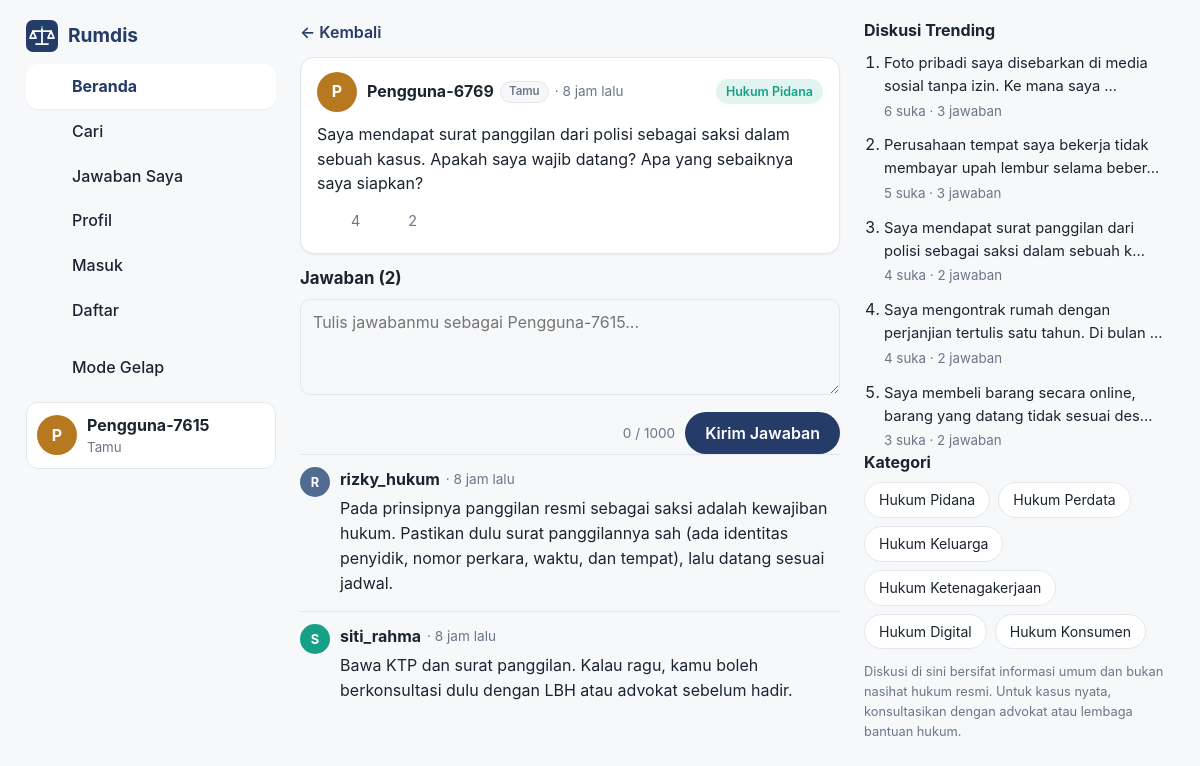
The app's page /detail-post.php?id=1 with its own data.
### tables this page shows
CREATE TABLE posts (
    id          INT UNSIGNED NOT NULL AUTO_INCREMENT,
    user_id     INT UNSIGNED NOT NULL,
    category_id INT UNSIGNED NOT NULL,
    content     TEXT         NOT NULL,
    created_at  DATETIME     NOT NULL DEFAULT CURRENT_TIMESTAMP,
    updated_at  DATETIME     NULL,
    PRIMARY KEY (id),
    KEY idx_posts_user (user_id),
    KEY idx_posts_category (category_id),
    KEY idx_posts_created (created_at),
    CONSTRAINT fk_posts_user     FOREIGN KEY (user_id)     REFERENCES users (id)      ON DELETE CASCADE,
    CONSTRAINT fk_posts_category FOREIGN KEY (category_id) REFERENCES categories (id) ON DELETE RESTRICT
);

CREATE TABLE users (
    id            INT UNSIGNED NOT NULL AUTO_INCREMENT,
    username      VARCHAR(30)  NOT NULL,
    email         VARCHAR(100) NULL,
    password_hash VARCHAR(255) NULL,
    is_guest      TINYINT(1)   NOT NULL DEFAULT 1,
    avatar_color  VARCHAR(7)   NOT NULL DEFAULT '#253B68',
    created_at    DATETIME     NOT NULL DEFAULT CURRENT_TIMESTAMP,
    PRIMARY KEY (id),
    UNIQUE KEY uq_users_username (username),
    UNIQUE KEY uq_users_email (email)
);

CREATE TABLE categories (
    id   INT UNSIGNED NOT NULL AUTO_INCREMENT,
    name VARCHAR(50)  NOT NULL,
    slug VARCHAR(50)  NOT NULL,
    PRIMARY KEY (id),
    UNIQUE KEY uq_categories_name (name),
    UNIQUE KEY uq_categories_slug (slug)
);

CREATE TABLE replies (
    id         INT UNSIGNED NOT NULL AUTO_INCREMENT,
    post_id    INT UNSIGNED NOT NULL,
    user_id    INT UNSIGNED NOT NULL,
    content    TEXT         NOT NULL,
    created_at DATETIME     NOT NULL DEFAULT CURRENT_TIMESTAMP,
    PRIMARY KEY (id),
    KEY idx_replies_post (post_id),
    KEY idx_replies_user (user_id),
    CONSTRAINT fk_replies_post FOREIGN KEY (post_id) REFERENCES posts (id) ON DELETE CASCADE,
    CONSTRAINT fk_replies_user FOREIGN KEY (user_id) REFERENCES users (id) ON DELETE CASCADE
);

### includes/init.php (called while the page is built, shortened)
<?php
require_once __DIR__ . '/../config/database.php';
require_once __DIR__ . '/functions.php';
try {
    $pdo = getDatabase();
    $currentUser = getCurrentUser($pdo);
} catch (PDOException $error) {
    if (defined('IS_API')) {
        jsonResponse(['success' => false, 'message' => 'Website belum bisa terhubung ke database. Pastikan MySQL sudah aktif dan pengaturan database sudah benar.'], 500);
    }
    http_response_code(500);
    echo '<h1>Database tidak dapat terhubung</h1>';
    echo '<p>Maaf, website belum bisa terhubung ke database. Silakan pastikan MySQL sudah aktif dan database <b>ruang_hukum</b> sudah tersedia. Jika masih mengalami masalah, periksa kembali pengaturan koneksi database pada file <code>config/database.php</code>.</p>';
    exit;
}

### includes/reply_item.php (the view, shortened to what this page needs)
<?php
function renderReplyItem(array $reply, int $viewerId, string $from = 'detail'): void
{
    $replyId = (int) $reply['id'];
    ?>
    <div class="reply-item" id="reply-<?= $replyId ?>">
        <?= renderAvatar($reply['username'], $reply['avatar_color'], 'sm') ?>
        <div class="reply-body">
            <div class="reply-meta">
                <a class="post-user" href="profile.php?id=<?= (int) $reply['user_id'] ?>"><?= e($reply['username']) ?></a>
                <span class="post-time">&middot; <?= e(timeAgo($reply['created_at'])) ?></span>
            </div>
            <p class="reply-text"><?= nl2br(e($reply['content'])) ?></p>
        </div>
    </div>
    <?php
}

### includes/functions.php (shortened to what this page needs)
<?php
function e($text): string
{
    return htmlspecialchars((string) $text, ENT_QUOTES, 'UTF-8');
}
function timeAgo(string $datetime): string
{
    $selisih = time() - strtotime($datetime);
    if ($selisih < 86400) {
        return floor($selisih / 3600) . ' jam lalu';
    }
    return date('d M Y', strtotime($datetime));
}
function excerpt(string $text, int $maxLength = 120): string
{
    $text = trim(preg_replace('/\s+/', ' ', $text));
    return mb_substr($text, 0, $maxLength) . '...';
}
function getCurrentUser(PDO $pdo): array
{
    return createGuestUser($pdo);
}
function createGuestUser(PDO $pdo): array
{
    $warna = ['#253B68', '#526B91', '#16A085', '#8E44AD', '#D35400', '#2C7A7B', '#B7791F'];
    for ($percobaan = 0; $percobaan < 20; $percobaan++) {
        $username = 'Pengguna-' . random_int(1000, 9999);
        $cek = $pdo->prepare('SELECT COUNT(*) FROM users WHERE username = :username');
        $cek->execute([':username' => $username]);
        if ((int) $cek->fetchColumn() === 0) {
            break;
        }
        $username = 'Pengguna-' . random_int(100000, 999999);
    }
    $stmt = $pdo->prepare(
        'INSERT INTO users (username, is_guest, avatar_color) VALUES (:username, 1, :warna)'
    );
    $warnaDipilih = $warna[array_rand($warna)];
    $stmt->execute([
        ':username' => $username,
        ':warna'    => $warnaDipilih,
    ]);
    return [
        'id'           => $_SESSION['user_id'],
        'username'     => $username,
        'email'        => null,
        'is_guest'     => 1,
        'avatar_color' => $warnaDipilih,
        'created_at'   => date('Y-m-d H:i:s'),
    ];
}
function getCategories(PDO $pdo): array
{
    return $pdo->query('SELECT id, name, slug FROM categories ORDER BY id')->fetchAll();
}
function fetchPosts(PDO $pdo, int $viewerId, array $options = []): array
{
    $search       = trim($options['search'] ?? '');
    $categorySlug = $options['category'] ?? '';
    $userId       = (int) ($options['user_id'] ?? 0);
    $postId       = (int) ($options['post_id'] ?? 0);
    $sort         = $options['sort'] ?? 'terbaru';
    $limit        = max(1, min(100, (int) ($options['limit'] ?? 50)));
    $urutan = [
        'terbaru'    => 'p.created_at DESC, p.id DESC',
        'terpopuler' => 'like_count DESC, p.created_at DESC',
        'dijawab'    => 'reply_count DESC, p.created_at DESC',
        'trending'   => '(like_count + reply_count * 2) DESC, p.created_at DESC',
    ];
    $orderBy = $urutan[$sort] ?? $urutan['terbaru'];
    $kondisi = [];
    $params  = [':viewer' => $viewerId];
    if ($postId > 0) {
        $kondisi[] = 'p.id = :post_id';
        $params[':post_id'] = $postId;
    }
    $where = $kondisi ? 'WHERE ' . implode(' AND ', $kondisi) : '';
    $sql = "SELECT p.id, p.user_id, p.category_id, p.content, p.created_at, p.updated_at,
                   u.username, u.avatar_color, u.is_guest,
                   c.name AS category_name, c.slug AS category_slug,
                   (SELECT COUNT(*) FROM likes l WHERE l.post_id = p.id) AS like_count,
                   (SELECT COUNT(*) FROM replies r WHERE r.post_id = p.id) AS reply_count,
                   (SELECT COUNT(*) FROM likes lm WHERE lm.post_id = p.id AND lm.user_id = :viewer) AS liked_by_me
            FROM posts p
            JOIN users u ON u.id = p.user_id
            JOIN categories c ON c.id = p.category_id
            $where
            ORDER BY $orderBy
            LIMIT $limit";
    $stmt = $pdo->prepare($sql);
    $stmt->execute($params);
    return $stmt->fetchAll();
}
function fetchReplies(PDO $pdo, int $postId): array
{
    $stmt = $pdo->prepare(
        'SELECT r.id, r.post_id, r.user_id, r.content, r.created_at,
                u.username, u.avatar_color, u.is_guest
         FROM replies r
         JOIN users u ON u.id = r.user_id
         WHERE r.post_id = :post_id
         ORDER BY r.created_at ASC, r.id ASC'
    );
    $stmt->execute([':post_id' => $postId]);
    return $stmt->fetchAll();
}
function renderAvatar(string $username, string $color, string $size = 'md'): string
{
    $huruf = mb_strtoupper(mb_substr($username, 0, 1));
    return '<span class="avatar avatar-' . e($size) . '" style="background:' . $color . '">' . e($huruf) . '</span>';
}
function icon(string $name): string
{
    $paths = [
        'home'    => '<path d="M3 9l9-7 9 7v11a2 2 0 0 1-2 2H5a2 2 0 0 1-2-2z"/><polyline points="9 22 9 12 15 12 15 22"/>',
        'search'  => '<circle cx="11" cy="11" r="8"/><line x1="21" y1="21" x2="16.65" y2="16.65"/>',
        'user'    => '<path d="M20 21v-2a4 4 0 0 0-4-4H8a4 4 0 0 0-4 4v2"/><circle cx="12" cy="7" r="4"/>',
        'message' => '<path d="M21 15a2 2 0 0 1-2 2H7l-4 4V5a2 2 0 0 1 2-2h14a2 2 0 0 1 2 2z"/>',
        'heart'   => '<path d="M20.84 4.61a5.5 5.5 0 0 0-7.78 0L12 5.67l-1.06-1.06a5.5 5.5 0 0 0-7.78 7.78l1.06 1.06L12 21.23l7.78-7.78 1.06-1.06a5.5 5.5 0 0 0 0-7.78z"/>',
        'logout'  => '<path d="M9 21H5a2 2 0 0 1-2-2V5a2 2 0 0 1 2-2h4"/><polyline points="16 17 21 12 16 7"/><line x1="21" y1="12" x2="9" y2="12"/>',
        'login'   => '<path d="M15 3h4a2 2 0 0 1 2 2v14a2 2 0 0 1-2 2h-4"/><polyline points="10 17 15 12 10 7"/><line x1="15" y1="12" x2="3" y2="12"/>',
        'moon'    => '<path d="M21 12.79A9 9 0 1 1 11.21 3 7 7 0 0 0 21 12.79z"/>',
        'edit'    => '<path d="M12 20h9"/><path d="M16.5 3.5a2.121 2.121 0 0 1 3 3L7 19l-4 1 1-4L16.5 3.5z"/>',
        'trash'   => '<polyline points="3 6 5 6 21 6"/><path d="M19 6l-1 14a2 2 0 0 1-2 2H8a2 2 0 0 1-2-2L5 6"/><path d="M10 11v6"/><path d="M14 11v6"/><path d="M9 6V4a1 1 0 0 1 1-1h4a1 1 0 0 1 1 1v2"/>',
    ];
    $isi = $paths[$name] ?? '';
    return '<svg class="icon" viewBox="0 0 24 24" fill="none" stroke="currentColor" stroke-width="2" stroke-linecap="round" stroke-linejoin="round" aria-hidden="true">' . $isi . '</svg>';
}

### detail-post.php (shortened to what this page needs)
<?php
require_once __DIR__ . '/includes/init.php';
require_once __DIR__ . '/includes/post_card.php';
require_once __DIR__ . '/includes/reply_item.php';
$postId = (int) ($_GET['id'] ?? 0);
$posts  = $postId > 0 ? fetchPosts($pdo, (int) $currentUser['id'], ['post_id' => $postId, 'limit' => 1]) : [];
$post    = $posts[0];
$replies = fetchReplies($pdo, $postId);
include __DIR__ . '/includes/header.php';
?>
<a class="back-link" href="index.php">&larr; Kembali</a>
<?php renderPostCard($post, (int) $currentUser['id'], true, 'index.php'); ?>
<section class="card" id="jawaban">
    <h2 class="section-title">Jawaban (<span id="reply-count"><?= count($replies) ?></span>)</h2>
    <form id="reply-form" data-post-id="<?= $postId ?>" novalidate>
        <textarea id="reply-content" name="content" rows="3" maxlength="1000"
                  placeholder="Tulis jawabanmu sebagai <?= e($currentUser['username']) ?>..."></textarea>
        <div class="compose-bottom">
            <span class="char-counter" id="reply-counter">0 / 1000</span>
            <button type="submit" class="button">Kirim Jawaban</button>
        </div>
    </form>
    <div class="reply-list" id="reply-list">
        <?php foreach ($replies as $reply): ?>
            <?php renderReplyItem($reply, (int) $currentUser['id'], 'detail'); ?>
        <?php endforeach; ?>
    </div>
</section>
<?php include __DIR__ . '/includes/footer.php'; ?>

### includes/post_card.php (shortened to what this page needs)
<?php
function renderPostCard(array $post, int $viewerId, bool $detail = false, string $returnTo = 'index.php'): void
{
    $isLiked  = ((int) $post['liked_by_me'] > 0);
    $postId   = (int) $post['id'];
    $detailUrl = 'detail-post.php?id=' . $postId;
    ?>
    <article class="post-card" id="post-<?= $postId ?>">
        <div class="post-head">
            <?= renderAvatar($post['username'], $post['avatar_color']) ?>
            <div class="post-meta">
                <a class="post-user" href="profile.php?id=<?= (int) $post['user_id'] ?>"><?= e($post['username']) ?></a>
                <?php if ((int) $post['is_guest'] === 1): ?><span class="badge">Tamu</span><?php endif; ?>
                <span class="post-time">&middot; <?= e(timeAgo($post['created_at'])) ?><?= !empty($post['updated_at']) ? ' (diedit)' : '' ?></span>
            </div>
            <a class="category-tag" href="index.php?kategori=<?= e($post['category_slug']) ?>"><?= e($post['category_name']) ?></a>
        </div>
        <?php if ($detail): ?>
            <p class="post-content"><?= nl2br(e($post['content'])) ?></p>
        <?php else: ?>
            <a class="post-link" href="<?= $detailUrl ?>">
                <p class="post-content clamp"><?= nl2br(e($post['content'])) ?></p>
            </a>
        <?php endif; ?>
        <div class="post-actions">
            <button type="button" class="action-button like-btn <?= $isLiked ? 'liked' : '' ?>"
                    data-post-id="<?= $postId ?>" aria-pressed="<?= $isLiked ? 'true' : 'false' ?>" aria-label="Suka">
                <?= icon('heart') ?> <span class="like-count"><?= (int) $post['like_count'] ?></span>
            </button>
            <a class="action-button" href="<?= $detailUrl ?>#jawaban" aria-label="Jawaban">
                <?= icon('message') ?> <span><?= (int) $post['reply_count'] ?></span>
            </a>
        </div>
    </article>
    <?php
}

### includes/footer.php (shortened to what this page needs)
<?php
$sidebarCategories = getCategories($pdo);
$trendingPosts     = fetchPosts($pdo, (int) $currentUser['id'], ['sort' => 'trending', 'limit' => 5]);
?>
    </main>
    <aside class="sidebar-right">
        <section class="side-card">
            <h2>Diskusi Trending</h2>
            <ol class="trending-list">
                <?php foreach ($trendingPosts as $trending): ?>
                    <li>
                        <a href="detail-post.php?id=<?= (int) $trending['id'] ?>">
                            <?= e(excerpt($trending['content'], 70)) ?>
                        </a>
                        <small><?= (int) $trending['like_count'] ?> suka &middot; <?= (int) $trending['reply_count'] ?> jawaban</small>
                    </li>
                <?php endforeach; ?>
            </ol>
        </section>
        <section class="side-card">
            <h2>Kategori</h2>
            <div class="chip-list">
                <?php foreach ($sidebarCategories as $kategori): ?>
                    <a class="chip" href="index.php?kategori=<?= e($kategori['slug']) ?>"><?= e($kategori['name']) ?></a>
                <?php endforeach; ?>
            </div>
        </section>
        <p class="side-note">Diskusi di sini bersifat informasi umum dan bukan nasihat hukum resmi. Untuk kasus nyata, konsultasikan dengan advokat atau lembaga bantuan hukum.</p>
    </aside>
</div>
</body>
</html>

### records on screen
posts: user.username "P", user.username "Pengguna-6769", created_at "8 jam lalu", category.name "Hukum Pidana", content "Saya mendapat surat panggilan dari polisi sebagai saksi dalam sebuah kasus. Apakah saya wajib datang? Apa yang sebaiknya saya siapkan?", content "Saya mendapat surat panggilan dari polisi sebagai saksi dalam sebuah k...", like_count "4", reply_count "2"
replies: user.username "R", user.username "rizky_hukum", created_at "8 jam lalu", content "Pada prinsipnya panggilan resmi sebagai saksi adalah kewajiban hukum. Pastikan dulu surat panggilannya sah (ada identitas penyidik, nomor perkara, waktu, dan tempat), lalu datang sesuai jadwal."
replies: user.username "S", user.username "siti_rahma", created_at "8 jam lalu", content "Bawa KTP dan surat panggilan. Kalau ragu, kamu boleh berkonsultasi dulu dengan LBH atau advokat sebelum hadir."
posts: content "Foto pribadi saya disebarkan di media sosial tanpa izin. Ke mana saya ...", like_count "6", reply_count "3"
posts: content "Perusahaan tempat saya bekerja tidak membayar upah lembur selama beber...", like_count "5", reply_count "3"
posts: content "Saya mengontrak rumah dengan perjanjian tertulis satu tahun. Di bulan ...", like_count "4", reply_count "2"
posts: content "Saya membeli barang secara online, barang yang datang tidak sesuai des...", like_count "3", reply_count "2"
categories: name "Hukum Pidana"
categories: name "Hukum Perdata"
categories: name "Hukum Keluarga"
categories: name "Hukum Ketenagakerjaan"
categories: name "Hukum Digital"
categories: name "Hukum Konsumen"

### other values on screen
$huruf "P"
$currentUser['username'] "Pengguna-7615"
$post['like_count'] "4"
$post['reply_count'] "2"
count($replies) "2"
